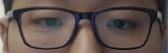
//> input picture project/CS585_lab2/glasses.jpg, 168 x 53 px
$ ./Source   (built with g++ and OpenCV 4)
//> lines starting //> are read from the running program, lines starting //| are printed output that depends on the picture; after the words box and inside, x2 and y2 are one past the last pixel; in counts of white or black regions, pixels touching at a corner belong together
// Written by Lang Gao and Seunghun Oh
// Fall 2016
// CS 585
// Assignment 2

#include "opencv2/highgui/highgui.hpp"
#include "opencv2/imgproc/imgproc.hpp"
#include <iostream>
#include <stdio.h>

using namespace std;
using namespace cv;

/// Global Variables
Mat img; Mat templ; Mat result;
char* image_window = "Source Image";
char* result_window = "Result window";

int match_method;
int max_Trackbar = 5;

/// Function Headers
void MatchingMethod(int, void*);

/** @function main */
int main(int argc, char** argv)
{
	/// Load image and template
	templ = imread("glasses.jpg");
//> templ is the input picture: 53 rows x 168 cols, CV_8UC3; mean B, G, R 78.4, 83.3, 97.7

	VideoCapture cap(0);

	// if not successful, exit program
	if (!cap.isOpened())
	{
		cout << "Cannot open the video cam" << endl;
		return -1;
	}
	Mat frame0;

	while (1)
	{
		Mat frame;
		bool bSuccess = cap.read(frame);
		/// Create windows
		namedWindow(image_window, CV_WINDOW_AUTOSIZE);
		namedWindow(result_window, CV_WINDOW_AUTOSIZE);
		if (!bSuccess)
		{
			cout << "Cannot read a frame from video stream" << endl;
			break;
		}
		img = frame;

		/// Create Trackbar
		char* trackbar_label = "Method: \n 0: SQDIFF \n 1: SQDIFF NORMED \n 2: TM CCORR \n 3: TM CCORR NORMED \n 4: TM COEFF \n 5: TM COEFF NORMED";
		createTrackbar(trackbar_label, image_window, &match_method, max_Trackbar, MatchingMethod);

		MatchingMethod(0, 0);
		frame0 = frame;
		if (waitKey(30) == 27)
		{
			cout << "esc pressed, hold to freeze frame" << endl;
		}
	}
	cap.release();
	return 0;
}

/**
* @function MatchingMethod
* @brief Trackbar callback
*/
void MatchingMethod(int, void*)
{
	/// Source image to display
	Mat img_display;
	img.copyTo(img_display);

	/// Create the result matrix
	int result_cols = img.cols - templ.cols + 1;
//> result_cols = 1
	int result_rows = img.rows - templ.rows + 1;
//> result_rows = 1

	result.create(result_rows, result_cols, CV_32FC1);

	/// Do the Matching and Normalize
	matchTemplate(img, templ, result, match_method);
//> result = [0]


	normalize(result, result, 0, 1, NORM_MINMAX, -1, Mat());

	/// Localizing the best match with minMaxLoc
	double minVal; double maxVal; Point minLoc; Point maxLoc;
	Point matchLoc;

	minMaxLoc(result, &minVal, &maxVal, &minLoc, &maxLoc, Mat());
//> minVal = 0; maxVal = 0; minLoc = Point(0, 0); maxLoc = Point(0, 0)

	/// For SQDIFF and SQDIFF_NORMED, the best matches are lower values. For all the other methods, the higher the better
	if (match_method == CV_TM_SQDIFF || match_method == CV_TM_SQDIFF_NORMED)
	{
		matchLoc = minLoc;
//> matchLoc = Point(0, 0)
	}
	else
	{
		matchLoc = maxLoc;
	}

	/// Show me what you got
	rectangle(img_display, matchLoc, Point(matchLoc.x + templ.cols, matchLoc.y + templ.rows), Scalar::all(0), 2, 8, 0);
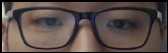
//> img_display: 53 rows x 168 cols, CV_8UC3; 7.35% of pixels changed, all inside (x1, y1, x2, y2) = (0, 0, 168, 53)
//> the Esc key is pressed
	rectangle(result, matchLoc, Point(matchLoc.x + templ.cols, matchLoc.y + templ.rows), Scalar::all(0), 2, 8, 0);

	imshow(image_window, img_display);
	imshow(result_window, result);

	return;
}
